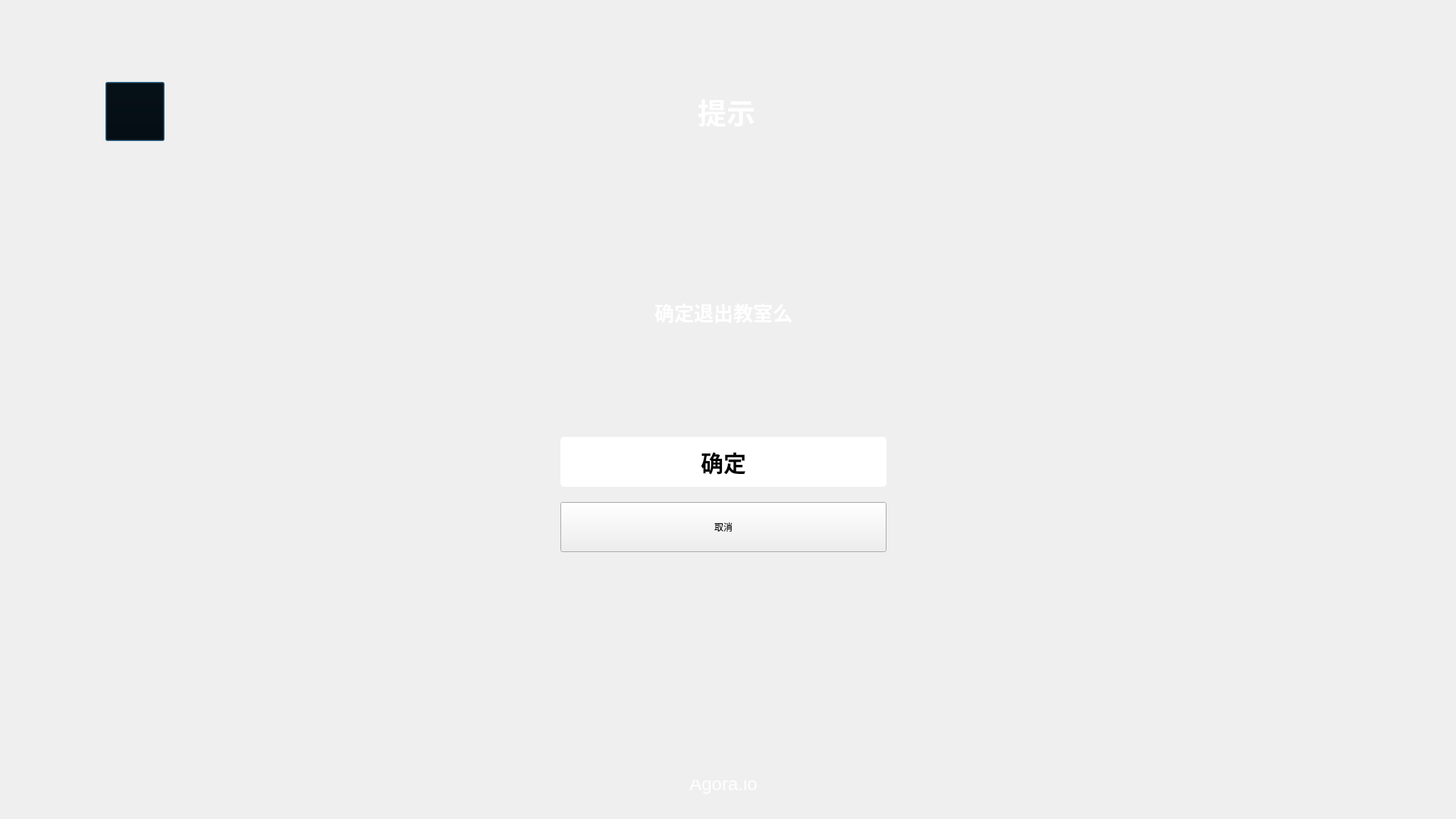
<?xml version="1.0" encoding="UTF-8"?>
<ui version="4.0">
 <class>DlgInfo</class>
 <widget class="QDialog" name="DlgInfo">
  <property name="windowModality">
   <enum>Qt::WindowModal</enum>
  </property>
  <property name="geometry">
   <rect>
    <x>0</x>
    <y>0</y>
    <width>1920</width>
    <height>1080</height>
   </rect>
  </property>
  <property name="sizePolicy">
   <sizepolicy hsizetype="Ignored" vsizetype="Ignored">
    <horstretch>0</horstretch>
    <verstretch>0</verstretch>
   </sizepolicy>
  </property>
  <property name="minimumSize">
   <size>
    <width>960</width>
    <height>540</height>
   </size>
  </property>
  <property name="maximumSize">
   <size>
    <width>3840</width>
    <height>2160</height>
   </size>
  </property>
  <property name="windowTitle">
   <string>AgoraCourse</string>
  </property>
  <property name="styleSheet">
   <string notr="true">QDialog#DlgInfo{
border-image: url(:/AgoraCourse/Resources/dualTeacher/black-blur-bk.jpg);
}</string>
  </property>
  <property name="sizeGripEnabled">
   <bool>false</bool>
  </property>
  <widget class="QWidget" name="horizontalLayoutWidget">
   <property name="geometry">
    <rect>
     <x>0</x>
     <y>0</y>
     <width>1920</width>
     <height>1108</height>
    </rect>
   </property>
   <layout class="QVBoxLayout" name="verticalLayout">
    <property name="spacing">
     <number>0</number>
    </property>
    <property name="sizeConstraint">
     <enum>QLayout::SetNoConstraint</enum>
    </property>
    <property name="leftMargin">
     <number>0</number>
    </property>
    <property name="topMargin">
     <number>0</number>
    </property>
    <item>
     <layout class="QHBoxLayout" name="horizontalLayout_titleButton" stretch="0,0,0">
      <property name="spacing">
       <number>26</number>
      </property>
      <property name="sizeConstraint">
       <enum>QLayout::SetDefaultConstraint</enum>
      </property>
      <property name="leftMargin">
       <number>1692</number>
      </property>
      <property name="topMargin">
       <number>10</number>
      </property>
      <property name="rightMargin">
       <number>20</number>
      </property>
      <property name="bottomMargin">
       <number>0</number>
      </property>
      <item>
       <widget class="QPushButton" name="maxButton">
        <property name="sizePolicy">
         <sizepolicy hsizetype="Preferred" vsizetype="Preferred">
          <horstretch>50</horstretch>
          <verstretch>50</verstretch>
         </sizepolicy>
        </property>
        <property name="minimumSize">
         <size>
          <width>50</width>
          <height>50</height>
         </size>
        </property>
        <property name="maximumSize">
         <size>
          <width>50</width>
          <height>50</height>
         </size>
        </property>
        <property name="styleSheet">
         <string notr="true">QPushButton#maxButton{
    border-image: url(:/AgoraCourse/Resources/dualTeacher/change-glbbtn.png);
    background-image: url(:/AgoraCourse/Resources/dualTeacher/);
    background-color:rgba(0,0,0,0);
}
QPushButton#maxButton:hover {
     border-image: url(:/AgoraCourse/Resources/dualTeacher/change-glbbtn.png);
    background-color:rgba(0,0,0,0);
}
QPushButton#maxButton:pressed {
    border-image: url(:/AgoraCourse/Resources/dualTeacher/change-glbbtn.png);
     background-color:rgba(0,0,0,0);
};
</string>
        </property>
        <property name="text">
         <string/>
        </property>
        <property name="iconSize">
         <size>
          <width>18</width>
          <height>18</height>
         </size>
        </property>
        <property name="autoDefault">
         <bool>false</bool>
        </property>
        <property name="flat">
         <bool>true</bool>
        </property>
       </widget>
      </item>
      <item>
       <widget class="QPushButton" name="minButton">
        <property name="sizePolicy">
         <sizepolicy hsizetype="Ignored" vsizetype="Ignored">
          <horstretch>0</horstretch>
          <verstretch>0</verstretch>
         </sizepolicy>
        </property>
        <property name="minimumSize">
         <size>
          <width>50</width>
          <height>50</height>
         </size>
        </property>
        <property name="maximumSize">
         <size>
          <width>50</width>
          <height>50</height>
         </size>
        </property>
        <property name="styleSheet">
         <string notr="true">QPushButton#minButton{
    border-image: url(:/AgoraCourse/Resources/dualTeacher/mix-glbbtn.png); 
    background-image: url(:/AgoraCourse/Resources/dualTeacher/);
    background-color:rgba(0,0,0,0);
}
QPushButton#minButton:hover {
     background-color:rgba(0,0,0,0);
         border-image: url(:/AgoraCourse/Resources/dualTeacher/mix-glbbtn.png); 
}
QPushButton#minButton:pressed {
    background-color:rgba(0,0,0,0);
    border-image: url(:/AgoraCourse/Resources/dualTeacher/mix-glbbtn.png); 
};
</string>
        </property>
        <property name="text">
         <string/>
        </property>
        <property name="iconSize">
         <size>
          <width>18</width>
          <height>18</height>
         </size>
        </property>
        <property name="autoDefault">
         <bool>false</bool>
        </property>
        <property name="flat">
         <bool>true</bool>
        </property>
       </widget>
      </item>
      <item>
       <widget class="QPushButton" name="closeButton">
        <property name="sizePolicy">
         <sizepolicy hsizetype="Preferred" vsizetype="Preferred">
          <horstretch>0</horstretch>
          <verstretch>0</verstretch>
         </sizepolicy>
        </property>
        <property name="minimumSize">
         <size>
          <width>50</width>
          <height>50</height>
         </size>
        </property>
        <property name="maximumSize">
         <size>
          <width>50</width>
          <height>50</height>
         </size>
        </property>
        <property name="styleSheet">
         <string notr="true">QPushButton#closeButton{
    border-image: url(:/AgoraCourse/Resources/dualTeacher/closes-glbbtn.png);
    background-image: url(:/AgoraCourse/Resources/dualTeacher/);
   background-color:rgba(0,0,0,0);
}
QPushButton#closeButton:hover {
    background-color:rgba(0,0,0,0);
    background-image: url(:/AgoraCourse/Resources/dualTeacher/);
}
QPushButton#closeButton:pressed {
    background-color:rgba(0,0,0,0);
    background-image: url(:/AgoraCourse/Resources/dualTeacher/);
};</string>
        </property>
        <property name="text">
         <string/>
        </property>
        <property name="iconSize">
         <size>
          <width>50</width>
          <height>16</height>
         </size>
        </property>
        <property name="autoDefault">
         <bool>false</bool>
        </property>
        <property name="flat">
         <bool>true</bool>
        </property>
       </widget>
      </item>
     </layout>
    </item>
    <item>
     <layout class="QHBoxLayout" name="horizontalLayout_Info">
      <property name="spacing">
       <number>700</number>
      </property>
      <property name="sizeConstraint">
       <enum>QLayout::SetDefaultConstraint</enum>
      </property>
      <property name="leftMargin">
       <number>135</number>
      </property>
      <property name="topMargin">
       <number>48</number>
      </property>
      <property name="rightMargin">
       <number>910</number>
      </property>
      <property name="bottomMargin">
       <number>200</number>
      </property>
      <item>
       <widget class="QPushButton" name="btnBack">
        <property name="sizePolicy">
         <sizepolicy hsizetype="Ignored" vsizetype="Ignored">
          <horstretch>0</horstretch>
          <verstretch>0</verstretch>
         </sizepolicy>
        </property>
        <property name="minimumSize">
         <size>
          <width>78</width>
          <height>78</height>
         </size>
        </property>
        <property name="maximumSize">
         <size>
          <width>78</width>
          <height>78</height>
         </size>
        </property>
        <property name="styleSheet">
         <string notr="true">QPushButton#btnBack{
		border-image: url(:/AgoraCourse/Resources/dualTeacher/backbtn-glb-white.png);
    background-color: #00000000;
}</string>
        </property>
        <property name="text">
         <string/>
        </property>
       </widget>
      </item>
      <item>
       <widget class="QLabel" name="labTitle">
        <property name="enabled">
         <bool>true</bool>
        </property>
        <property name="sizePolicy">
         <sizepolicy hsizetype="Ignored" vsizetype="Ignored">
          <horstretch>0</horstretch>
          <verstretch>0</verstretch>
         </sizepolicy>
        </property>
        <property name="minimumSize">
         <size>
          <width>74</width>
          <height>53</height>
         </size>
        </property>
        <property name="maximumSize">
         <size>
          <width>74</width>
          <height>53</height>
         </size>
        </property>
        <property name="font">
         <font>
          <pointsize>-1</pointsize>
          <bold>false</bold>
         </font>
        </property>
        <property name="layoutDirection">
         <enum>Qt::LeftToRight</enum>
        </property>
        <property name="styleSheet">
         <string notr="true">QLabel#labTitle{
font-size: 38px;
font-family: PingFangSC-Medium, PingFang SC;
font-weight: 500;
color: #FFFFFF;
line-height: 53px;
}</string>
        </property>
        <property name="lineWidth">
         <number>0</number>
        </property>
        <property name="text">
         <string>提示</string>
        </property>
        <property name="scaledContents">
         <bool>true</bool>
        </property>
        <property name="alignment">
         <set>Qt::AlignCenter</set>
        </property>
       </widget>
      </item>
     </layout>
    </item>
    <item>
     <layout class="QHBoxLayout" name="horizontalLayout_Middle">
      <property name="spacing">
       <number>106</number>
      </property>
      <property name="sizeConstraint">
       <enum>QLayout::SetDefaultConstraint</enum>
      </property>
      <property name="leftMargin">
       <number>0</number>
      </property>
      <property name="topMargin">
       <number>0</number>
      </property>
      <property name="rightMargin">
       <number>0</number>
      </property>
      <item>
       <layout class="QVBoxLayout" name="verticalLayout_Version">
        <property name="spacing">
         <number>0</number>
        </property>
        <item>
         <layout class="QVBoxLayout" name="verticalLayout_info">
          <property name="bottomMargin">
           <number>140</number>
          </property>
          <item alignment="Qt::AlignHCenter">
           <widget class="QLabel" name="labName">
            <property name="sizePolicy">
             <sizepolicy hsizetype="Ignored" vsizetype="Ignored">
              <horstretch>0</horstretch>
              <verstretch>0</verstretch>
             </sizepolicy>
            </property>
            <property name="minimumSize">
             <size>
              <width>260</width>
              <height>50</height>
             </size>
            </property>
            <property name="maximumSize">
             <size>
              <width>3840</width>
              <height>50</height>
             </size>
            </property>
            <property name="styleSheet">
             <string notr="true">QLabel#labName{
font-size: 26px;
font-family: PingFangSC-Medium, PingFang SC;
font-weight: 500;
color: #FFFFFF;
line-height: 37px;
}</string>
            </property>
            <property name="text">
             <string>确定退出教室么</string>
            </property>
            <property name="alignment">
             <set>Qt::AlignCenter</set>
            </property>
           </widget>
          </item>
         </layout>
        </item>
        <item>
         <layout class="QVBoxLayout" name="verticalLayout_button">
          <property name="spacing">
           <number>20</number>
          </property>
          <item alignment="Qt::AlignHCenter">
           <widget class="QPushButton" name="btnOK">
            <property name="sizePolicy">
             <sizepolicy hsizetype="Minimum" vsizetype="Fixed">
              <horstretch>0</horstretch>
              <verstretch>0</verstretch>
             </sizepolicy>
            </property>
            <property name="minimumSize">
             <size>
              <width>430</width>
              <height>66</height>
             </size>
            </property>
            <property name="maximumSize">
             <size>
              <width>430</width>
              <height>66</height>
             </size>
            </property>
            <property name="styleSheet">
             <string notr="true">QPushButton#btnOK{
    background-color: #FFFFFFFF;
    border-width: 1px;
    border-radius: 5px;
    border-color:   #FFFFFFFF;
    font-size: 30px;
    font-family: PingFangSC-Medium, PingFang SC;
    font-weight: 500;
    color: #000000;
    line-height: 42px;
}</string>
            </property>
            <property name="text">
             <string>确定</string>
            </property>
           </widget>
          </item>
          <item alignment="Qt::AlignHCenter">
           <widget class="QPushButton" name="btnCancel">
            <property name="minimumSize">
             <size>
              <width>430</width>
              <height>66</height>
             </size>
            </property>
            <property name="maximumSize">
             <size>
              <width>430</width>
              <height>66</height>
             </size>
            </property>
            <property name="styleSheet">
             <string notr="true">QPushButton#btnCancel{
    background-color: rgba(0,0,0,0.2);
    border-width: 1px;
    border-radius: 5px;
    border-color:  rgba(0,0,0,0.2);
   font-size: 30px;
font-family: PingFangSC-Medium, PingFang SC;
font-weight: 500;
color: #FFFFFF;
line-height: 42px;
};</string>
            </property>
            <property name="text">
             <string>取消</string>
            </property>
           </widget>
          </item>
         </layout>
        </item>
       </layout>
      </item>
     </layout>
    </item>
    <item>
     <layout class="QHBoxLayout" name="horizontalLayout_2">
      <property name="spacing">
       <number>0</number>
      </property>
      <property name="leftMargin">
       <number>0</number>
      </property>
      <property name="topMargin">
       <number>300</number>
      </property>
      <property name="rightMargin">
       <number>0</number>
      </property>
      <property name="bottomMargin">
       <number>50</number>
      </property>
      <item alignment="Qt::AlignHCenter">
       <widget class="QLabel" name="label">
        <property name="sizePolicy">
         <sizepolicy hsizetype="Ignored" vsizetype="Ignored">
          <horstretch>0</horstretch>
          <verstretch>0</verstretch>
         </sizepolicy>
        </property>
        <property name="minimumSize">
         <size>
          <width>0</width>
          <height>20</height>
         </size>
        </property>
        <property name="maximumSize">
         <size>
          <width>200</width>
          <height>60</height>
         </size>
        </property>
        <property name="styleSheet">
         <string notr="true">font-size: 24px;
font-family: Helvetica;
color: #FFFFFF;
line-height: 29px;
background-color: rgba(0, 0, 0, 0);
border-image: url(:/AgoraCourse/Resources/dualTeacher);</string>
        </property>
        <property name="text">
         <string>Agora.io</string>
        </property>
        <property name="alignment">
         <set>Qt::AlignBottom|Qt::AlignHCenter</set>
        </property>
       </widget>
      </item>
     </layout>
    </item>
   </layout>
  </widget>
 </widget>
 <layoutdefault spacing="6" margin="11"/>
 <resources>
  <include location="agoracourse.qrc"/>
 </resources>
 <connections/>
</ui>
